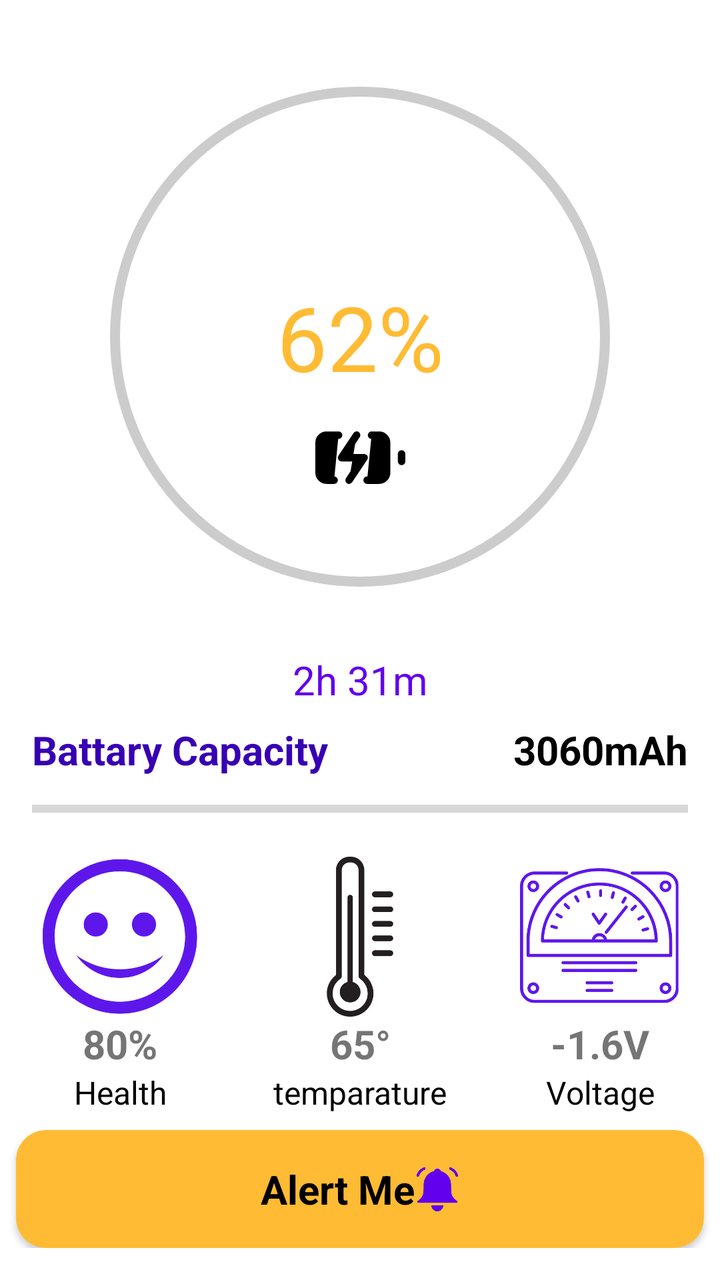
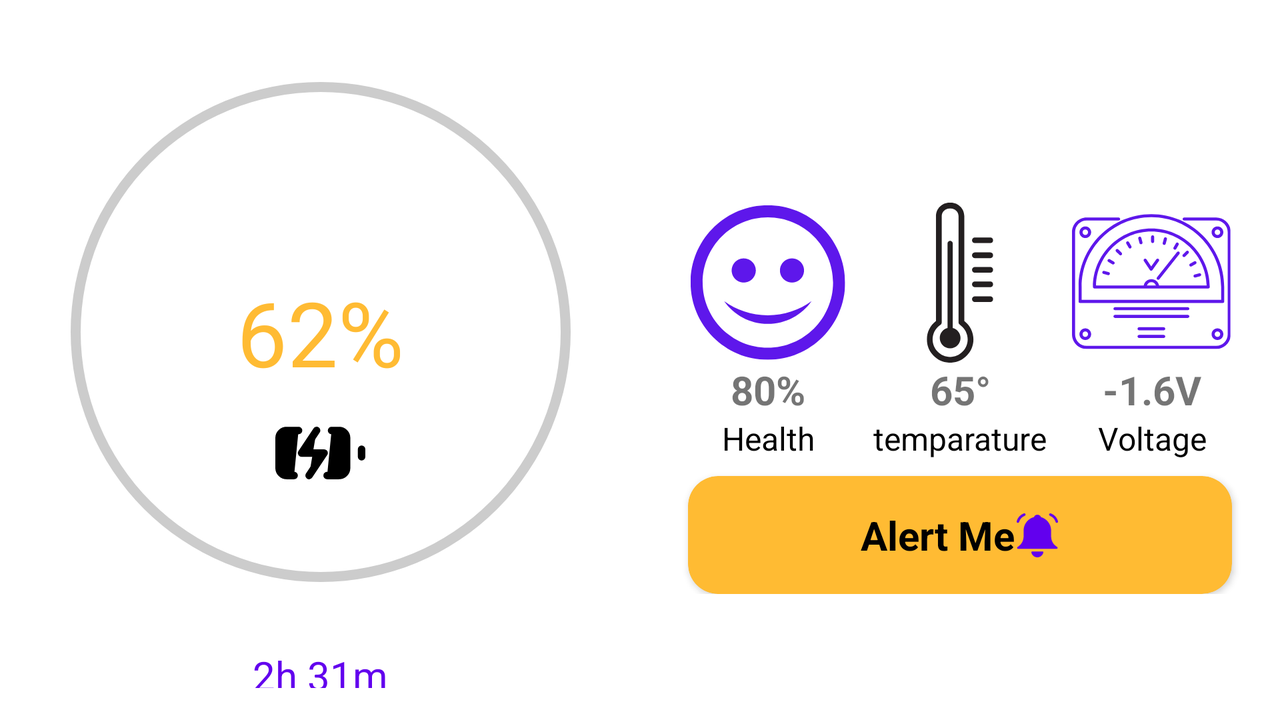

Compare how this app lays out the same screen by default and in its alternative resource folder. The renders come first, then the two layout files and the values they reference.
<!-- AndroidManifest.xml: application theme AppTheme.ActionBar.Transparent -->
<!-- res/layout/activity_main.xml -->
<?xml version="1.0" encoding="utf-8"?>
<androidx.constraintlayout.widget.ConstraintLayout xmlns:android="http://schemas.android.com/apk/res/android"
    xmlns:app="http://schemas.android.com/apk/res-auto"
    xmlns:tools="http://schemas.android.com/tools"
    android:layout_width="match_parent"
    android:layout_height="match_parent"
    tools:context="com.BatteryAlarm.android.batteryalarm.MainActivity">

    <include
        layout="@layout/battary_health_progressbar"
        android:layout_width="match_parent"
        android:layout_height="wrap_content"
        app:layout_constraintBottom_toTopOf="@+id/include"
        app:layout_constraintEnd_toEndOf="parent"
        android:layout_marginBottom="16dp"
        app:layout_constraintStart_toStartOf="parent"/>

    <include
        android:id="@+id/include"
        layout="@layout/descriptive_battery_health"
        android:layout_marginBottom="16dp"
        android:layout_width="match_parent"
        android:layout_height="wrap_content"
        app:layout_constraintBottom_toBottomOf="parent"
        app:layout_constraintEnd_toEndOf="parent"
        app:layout_constraintStart_toStartOf="parent" />
</androidx.constraintlayout.widget.ConstraintLayout>
<!-- res/layout/battary_health_progressbar.xml (included above) -->
<?xml version="1.0" encoding="utf-8"?>
<androidx.constraintlayout.widget.ConstraintLayout xmlns:android="http://schemas.android.com/apk/res/android"
    xmlns:app="http://schemas.android.com/apk/res-auto"
    xmlns:tools="http://schemas.android.com/tools"
    android:layout_width="match_parent"
    android:layout_height="match_parent">

    <TextView
        android:id="@+id/textView5"
        android:layout_width="wrap_content"
        android:layout_height="wrap_content"
        android:text="@string/battary_capacity"
        android:layout_marginStart="16dp"
        android:textColor="@color/design_default_color_primary_dark"
        android:textSize="20sp"
        android:textStyle="bold"
        app:layout_constraintStart_toStartOf="parent"
        android:layout_marginTop="8dp"
        app:layout_constraintTop_toBottomOf="@+id/estimate_time_for_battery" />
    <ProgressBar
        android:id="@+id/main_battery_progress_bar"
        style="?android:attr/progressBarStyleHorizontal"
        android:layout_width="300dp"
        android:layout_height="300dp"
        android:background="@drawable/circular_shape"
        android:progressDrawable="@drawable/circular_progress_bat"
        android:max="100"
        app:layout_constraintEnd_toEndOf="parent"
        app:layout_constraintStart_toStartOf="parent"
        app:layout_constraintTop_toTopOf="parent" />

    <TextView
        android:id="@+id/battery_level"
        android:layout_width="wrap_content"
        android:layout_height="wrap_content"
        tools:text="62%"
        android:textColor="@android:color/holo_orange_light"
        android:textSize="45sp"
        app:layout_constraintBottom_toBottomOf="@+id/main_battery_progress_bar"
        app:layout_constraintEnd_toEndOf="@+id/main_battery_progress_bar"
        app:layout_constraintStart_toStartOf="@+id/main_battery_progress_bar"
        app:layout_constraintTop_toTopOf="@+id/main_battery_progress_bar" />

    <TextView
        android:id="@+id/estimate_time_for_battery"
        android:layout_width="wrap_content"
        android:layout_height="wrap_content"
        android:layout_marginTop="8dp"
        android:textSize="20sp"
        tools:text="2h 31m"
        android:textColor="@color/design_default_color_primary"
        app:layout_constraintEnd_toEndOf="@+id/main_battery_progress_bar"
        app:layout_constraintStart_toStartOf="@+id/main_battery_progress_bar"
        app:layout_constraintTop_toBottomOf="@+id/main_battery_progress_bar" />

    <ImageView
        android:id="@+id/image_battery_level"
        android:layout_width="45dp"
        android:layout_height="45dp"
        android:contentDescription="@string/battery"
        app:layout_constraintEnd_toEndOf="@+id/battery_level"
        android:layout_marginTop="8dp"
        app:layout_constraintStart_toStartOf="@+id/battery_level"
        app:layout_constraintTop_toBottomOf="@+id/battery_level"
        tools:src="@drawable/ic_device_is_charging" />

    <TextView
        android:id="@+id/textview_batteryCapacity"
        android:layout_width="wrap_content"
        android:layout_height="wrap_content"
        tools:text="3060mAh"
        android:textSize="20sp"
        android:textColor="@color/black"
        android:textStyle="bold"
        android:layout_marginTop="8dp"
        android:layout_marginEnd="16dp"
        app:layout_constraintEnd_toEndOf="parent"
        app:layout_constraintTop_toBottomOf="@+id/estimate_time_for_battery" />

    <ProgressBar
        android:id="@+id/progressBar_batterycapacity"
        style="?android:attr/progressBarStyleHorizontal"
        android:layout_width="0dp"
        android:layout_height="wrap_content"
        android:layout_marginLeft="16dp"
        android:layout_marginTop="8dp"
        android:layout_marginRight="16dp"
        android:max="10000"
        app:layout_constraintEnd_toEndOf="parent"
        app:layout_constraintStart_toStartOf="parent"
        app:layout_constraintTop_toBottomOf="@id/textView5" />

</androidx.constraintlayout.widget.ConstraintLayout>
<!-- res/layout/descriptive_battery_health.xml (included above) -->
<?xml version="1.0" encoding= "utf-8"?>
<androidx.constraintlayout.widget.ConstraintLayout xmlns:android="http://schemas.android.com/apk/res/android"
    xmlns:app="http://schemas.android.com/apk/res-auto"
    xmlns:tools="http://schemas.android.com/tools"
    android:layout_width="match_parent"
    android:layout_height="wrap_content">



    <androidx.constraintlayout.widget.Guideline
        android:id="@+id/guideline3"
        android:layout_width="wrap_content"
        android:layout_height="wrap_content"
        android:orientation="vertical"
        app:layout_constraintGuide_percent="0.3333" />
    <androidx.constraintlayout.widget.Guideline
        android:id="@+id/guideline4"
        android:layout_width="wrap_content"
        android:layout_height="wrap_content"
        android:orientation="vertical"
        app:layout_constraintGuide_percent="0.6666" />

    <androidx.constraintlayout.widget.Guideline
        android:id="@+id/guideline5"
        android:layout_width="wrap_content"
        android:layout_height="wrap_content"
        android:orientation="vertical"
        app:layout_constraintGuide_percent="0.5" />
    <ImageView
        android:id="@+id/imageView_thermometer"
        android:layout_width="80dp"
        android:contentDescription="@string/temaparature_meter"
        android:layout_height="80dp"
        android:src ="@drawable/ic_temp"
        app:layout_constraintEnd_toStartOf="@+id/guideline4"
        app:layout_constraintStart_toStartOf="@+id/guideline3"
        app:layout_constraintTop_toTopOf="parent" />

    <ImageView
        android:id="@+id/ImageViewVolameter"
        android:layout_width="80dp"
        android:layout_height="80dp"
        android:src = "@drawable/ic_volt"
        android:contentDescription="@string/volt_meter"
        android:progressDrawable="@drawable/circular_progress_bat"
        app:layout_constraintEnd_toEndOf="parent"
        app:layout_constraintStart_toStartOf="@+id/guideline4"
        app:layout_constraintTop_toTopOf="parent" />

    <TextView
        android:id="@+id/textView"
        style="@style/lower_description"
        android:text="@string/health"
        app:layout_constraintEnd_toEndOf="@+id/textView_health"
        app:layout_constraintTop_toBottomOf="@id/textView_health"
        app:layout_constraintStart_toStartOf="@+id/textView_health" />

    <TextView
        android:id="@+id/textView2"
        style="@style/lower_description"
        android:text="@string/temparature"
        app:layout_constraintEnd_toEndOf="@+id/imageView_thermometer"
        app:layout_constraintStart_toStartOf="@+id/imageView_thermometer"
        app:layout_constraintTop_toBottomOf="@+id/textView_temp"/>
    <TextView
        android:id="@+id/textView3"
        style="@style/lower_description"
        android:text="@string/voltage"
        app:layout_constraintEnd_toEndOf="@+id/ImageViewVolameter"
        app:layout_constraintStart_toStartOf="@+id/ImageViewVolameter"
        app:layout_constraintTop_toBottomOf="@+id/textView_volt" />

    <androidx.cardview.widget.CardView
        android:id="@+id/cardView_alertme"
        android:layout_height="wrap_content"
        android:layout_width="match_parent"
        android:clickable="true"
        android:focusable="true"
        app:cardBackgroundColor="@android:color/holo_orange_light"
        app:cardCornerRadius="15dp"
        android:layout_marginTop="8dp"
        android:layout_marginRight="8dp"
        android:layout_marginLeft="8dp"
        app:layout_constraintEnd_toEndOf="parent"
        app:layout_constraintStart_toStartOf="parent"
        app:layout_constraintTop_toBottomOf="@id/textView2">


        <androidx.constraintlayout.widget.ConstraintLayout
            android:layout_width="wrap_content"
            android:layout_gravity="center_horizontal"
            android:layout_height="wrap_content"
            android:padding="16dp">

            <TextView
                android:id="@+id/textViewalert"
                android:layout_width="wrap_content"
                android:layout_height="wrap_content"
                android:text="@string/alert_me"
                android:textColor="@color/black"
                android:textSize="20sp"
                android:textStyle="bold"
                app:layout_constraintBottom_toBottomOf="parent"
                app:layout_constraintStart_toStartOf="parent"
                app:layout_constraintTop_toTopOf="parent" />

            <ImageView
                android:id="@+id/imageViewalert"
                android:layout_width="22dp"
                android:layout_height="22dp"
                android:contentDescription="@string/alart_me_icon"
                app:layout_constraintBottom_toBottomOf="parent"
                app:layout_constraintEnd_toEndOf="parent"
                app:layout_constraintStart_toEndOf="@+id/textViewalert"
                app:layout_constraintTop_toTopOf="@+id/textViewalert"
                android:src="@drawable/ic_notification_on" />
        </androidx.constraintlayout.widget.ConstraintLayout>
    </androidx.cardview.widget.CardView>


    <TextView
        android:id="@+id/textView_health"
        android:layout_width="wrap_content"
        android:layout_height="wrap_content"
        tools:text="80%"
        android:textSize="20sp"
        android:textStyle="bold"
        app:layout_constraintTop_toBottomOf="@+id/imageView_health"
        app:layout_constraintEnd_toEndOf="@+id/imageView_health"
        app:layout_constraintStart_toStartOf="@+id/imageView_health"/>
    <TextView
        android:id="@+id/textView_temp"
        android:layout_width="wrap_content"
        android:layout_height="wrap_content"
        tools:text="65\u00b0"
        android:textSize="20sp"
        android:textStyle="bold"
        app:layout_constraintEnd_toEndOf="@+id/imageView_thermometer"
        app:layout_constraintStart_toStartOf="@+id/imageView_thermometer"
        app:layout_constraintTop_toBottomOf="@+id/imageView_thermometer" />

    <TextView
        android:id="@+id/textView_volt"
        android:layout_width="wrap_content"
        android:layout_height="wrap_content"
        tools:text="-1.6V"
        android:textSize="20sp"
        android:textStyle="bold"
        app:layout_constraintTop_toBottomOf="@+id/ImageViewVolameter"
        app:layout_constraintEnd_toEndOf="@+id/ImageViewVolameter"
        app:layout_constraintStart_toStartOf="@+id/ImageViewVolameter" />
    <ImageView
        android:id="@+id/imageView_health"
        android:layout_width="80dp"
        android:layout_height="80dp"
        android:contentDescription="@string/health_icon"
        app:layout_constraintEnd_toStartOf="@+id/guideline3"
        app:layout_constraintStart_toStartOf="parent"
        app:layout_constraintTop_toTopOf="parent"
        tools:src="@drawable/ic_health_good" />


</androidx.constraintlayout.widget.ConstraintLayout>
<!-- resources referenced by this layout -->
<resources>
  <color name="black">#FF000000</color>
  <!-- drawable circular_progress_bat (drawable) -->
  <?xml version= "1.0" encoding="utf-8" ?>
  <rotate xmlns:android = "http://schemas.android.com/apk/res/android"
      android:fromDegrees= "270"
      android:toDegrees= "270" >
      <shape
          android:innerRadiusRatio="2.5"
          android:shape= "ring"
          android:thickness="5dp"
          android:useLevel= "true" >
          <corners
              android:radius="8dp"/>
          <gradient
              android:angle= "0"
              android:endColor= "#007DD6"
              android:startColor= "#007DD6"
              android:type= "sweep"
              android:useLevel= "false" />
      </shape>
  </rotate>
  <!-- drawable circular_shape (drawable) -->
  <?xml version= "1.0" encoding="utf-8"?>
  <shape xmlns:android = "http://schemas.android.com/apk/res/android"
      android:innerRadiusRatio= "2.5"
      android:shape= "ring"
      android:thickness= "5dp"
      android:useLevel= "false" >
      <solid android:color= "#CCC"/>
  </shape>
  <!-- drawable ic_device_is_charging (drawable) -->
  <vector android:autoMirrored="true" android:height="24dp"
      android:viewportHeight="24" android:viewportWidth="24"
      android:width="24dp" xmlns:android="http://schemas.android.com/apk/res/android">
      <path android:fillColor="#000000"
          android:pathData="M5,18H3a2,2 0,0 1,-2 -2V8a2,2 0,0 1,2 -2h3.19M15,6h2a2,2 0,0 1,2 2v8a2,2 0,0 1,-2 2h-3.19"
          android:strokeColor="#000000" android:strokeLineCap="round"
          android:strokeLineJoin="round" android:strokeWidth="2"/>
      <path android:fillColor="#000000" android:pathData="M23,13L23,11"
          android:strokeColor="#000000" android:strokeLineCap="round"
          android:strokeLineJoin="round" android:strokeWidth="2"/>
      <path android:fillColor="#000000"
          android:pathData="M11,6l-4,6l6,0l-4,6"
          android:strokeColor="#000000" android:strokeLineCap="round"
          android:strokeLineJoin="round" android:strokeWidth="2"/>
  </vector>
  <!-- drawable ic_health_good: vector/xml drawable (drawable, 4202 chars, omitted) -->
  <!-- drawable ic_notification_on: vector/xml drawable (drawable, 2564 chars, omitted) -->
  <!-- drawable ic_temp: vector/xml drawable (drawable, 4018 chars, omitted) -->
  <!-- drawable ic_volt: vector/xml drawable (drawable, 10725 chars, omitted) -->
  <string name="alart_me_icon">alart me icon</string>
  <string name="alert_me">Alert Me</string>
  <string name="battary_capacity">Battary Capacity</string>
  <string name="battery">Battery</string>
  <string name="health">Health</string>
  <string name="health_icon">health icon</string>
  <string name="temaparature_meter">temaparature meter</string>
  <string name="temparature">temparature</string>
  <string name="volt_meter">volt meter</string>
  <string name="voltage">Voltage</string>
  <style name="lower_description">
          <item name="android:textColor">#000000</item>
          <item name="android:textSize">16sp</item>
          <item name="android:layout_width">wrap_content</item>
          <item name="android:layout_height">wrap_content</item>
      </style>
  <style name="AppTheme.ActionBar.Transparent" parent="AppTheme">
          <item name="android:windowContentOverlay">@null</item>
          <item name="windowActionBarOverlay">true</item>
          <item name="colorPrimary">@android:color/transparent</item>
  
      </style>
  <style name="AppTheme" parent="@style/Theme.MaterialComponents.Light">
          <item name="colorPrimary">@color/design_default_color_primary</item>
          <item name="colorPrimaryDark">@color/design_default_color_primary_dark</item>
      </style>
</resources>
<!-- res/layout-land/activity_main.xml (the repository's variant of the layout above) -->
<!-- drawn on the phone turned sideways -->
<?xml version="1.0" encoding="utf-8"?>
<androidx.constraintlayout.widget.ConstraintLayout xmlns:android="http://schemas.android.com/apk/res/android"
    xmlns:app="http://schemas.android.com/apk/res-auto"
    xmlns:tools="http://schemas.android.com/tools"
    android:layout_width="match_parent"
    android:layout_height="match_parent">

    <include
        layout="@layout/battary_health_progressbar"
        android:layout_width="0dp"
        android:layout_height="0dp"
        android:layout_margin="16dp"
        app:layout_constraintEnd_toStartOf="@+id/guideline2"
        app:layout_constraintStart_toStartOf="parent"
        app:layout_constraintTop_toTopOf="parent"
        app:layout_constraintBottom_toBottomOf="parent"/>

    <androidx.constraintlayout.widget.Guideline
        android:id="@+id/guideline2"
        android:layout_width="wrap_content"
        android:layout_height="wrap_content"
        android:orientation="vertical"
        app:layout_constraintGuide_percent="0.5" />

    <include
        layout="@layout/descriptive_battery_health"
        android:layout_width="0dp"
        android:layout_height="wrap_content"
        android:layout_margin="16dp"
        app:layout_constraintTop_toBottomOf="@id/guideline6"
        app:layout_constraintEnd_toEndOf="parent"
        app:layout_constraintStart_toStartOf="@+id/guideline2"
        app:layout_constraintBottom_toTopOf="@+id/guideline6" />

    <androidx.constraintlayout.widget.Guideline
        android:id="@+id/guideline6"
        android:layout_width="wrap_content"
        android:layout_height="wrap_content"
        android:orientation="horizontal"
        app:layout_constraintGuide_begin="199dp" />
</androidx.constraintlayout.widget.ConstraintLayout>
